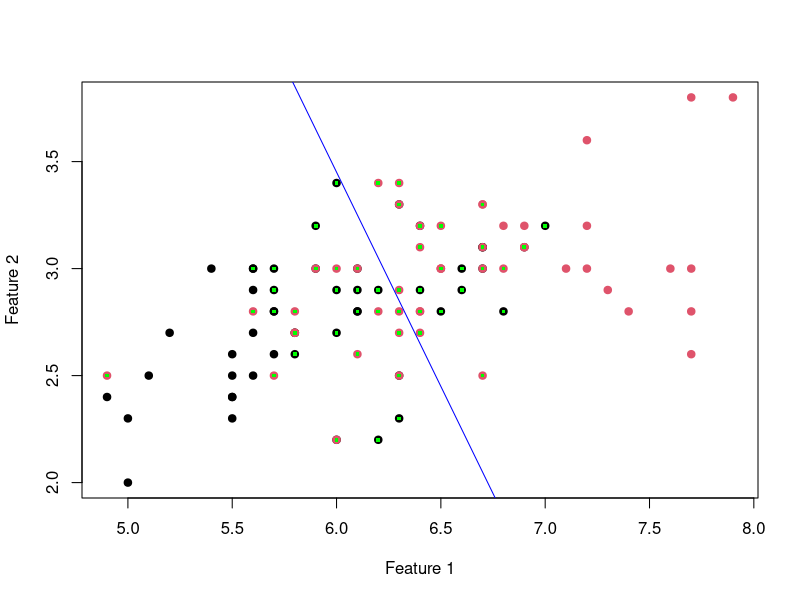

R code for this plot: (Note: this script raises an error after producing the figure.)
# equation for the support plane using svm, unscaled!!

# Load kernlab
library(tidyverse)
library(kernlab)

# Example: Use iris dataset (binary classification)
data(iris)
head(iris)
iris_data <- iris[iris$Species != "setosa", ]
iris_data %>% head
iris_data$Species <- factor(iris_data$Species)

# Train a linear SVM
model1 <- ksvm(
  Species ~ .,
  data = iris_data[,c(1,2,5)],
  kernel = "vanilladot",
  scaled=FALSE,
  C = 1
)

# Extract weights (w)
w1 <- colSums(coef(model1)[[1]] * model1@xmatrix[[1]])
print(w1)

# Extract bias (b)
b1 <- -model1@b
print(b1)

obj1 = model1@obj
obj1

# Display the equation
cat("Hyperplane equation: ", w1[1], "* x1 +", w1[2], "* x2 +", b1, "= 0\n")

# is the model scaled?
cat("\nScaled? ", ifelse(is.null(model1@scaling),"NO","YES"))

# Plot data points
plot(iris_data[, 1:2], col = as.numeric(iris_data$Species), pch = 19,
     xlab = "Feature 1", ylab = "Feature 2")
# Decision boundary intercept is wrong, needs to be adjusted with bigger b
abline(a = -b1 / w1[2], b = -w1[1] / w1[2], col = "blue")
# Support vectors
points(model1@xmatrix[[1]], pch = 15, col = "green", cex = .5)

# test the function version
print(svmmargin(model1))

# Plot decision boundary and margins
df1 = iris_data[,c(1,2,5)]
gg_plotsvm(model1, df1,
                    Sepal.Length, Sepal.Width,
                    color=Species) +
  gg_plotsvm_contour(grid=svmgrid(df1, model1), legend=T) +
  gg_plotsvm_lines(model1, margin.lines=T) +
  gg_plotsvm_margin(svmmargin(model1), x=8, y=4.5)
